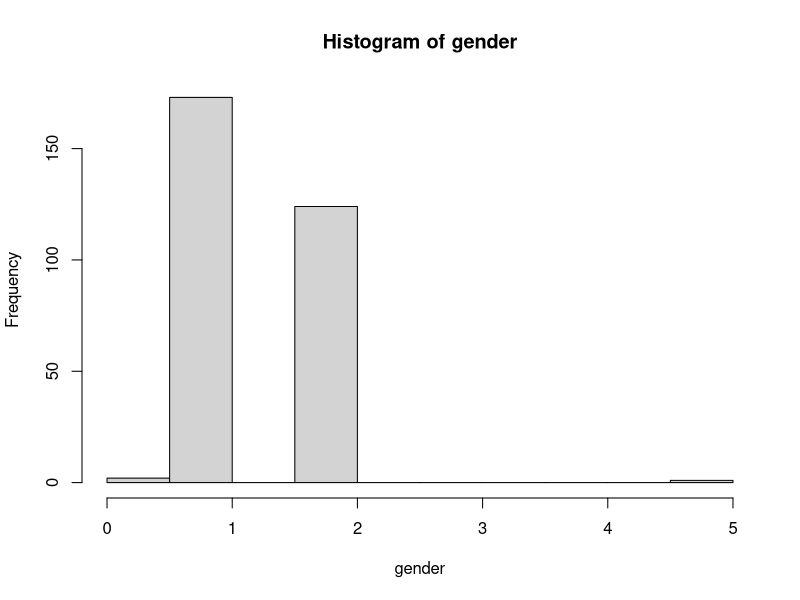
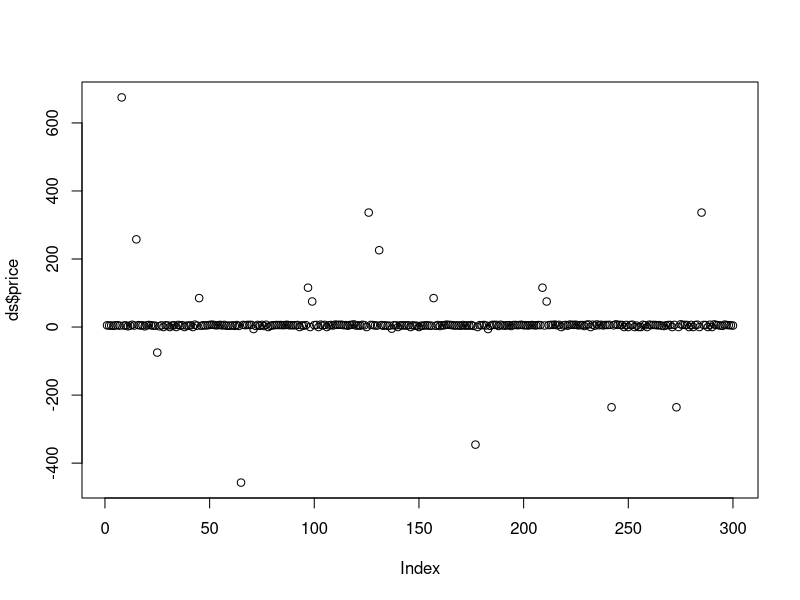
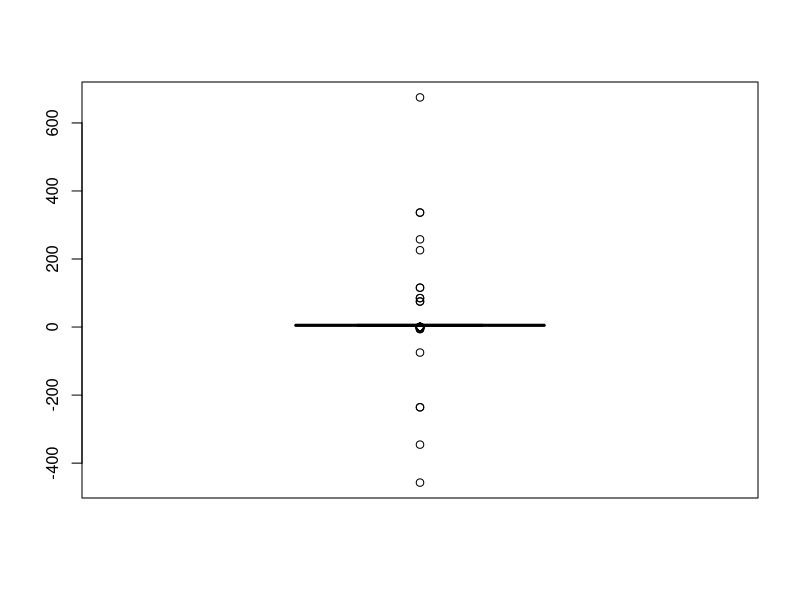
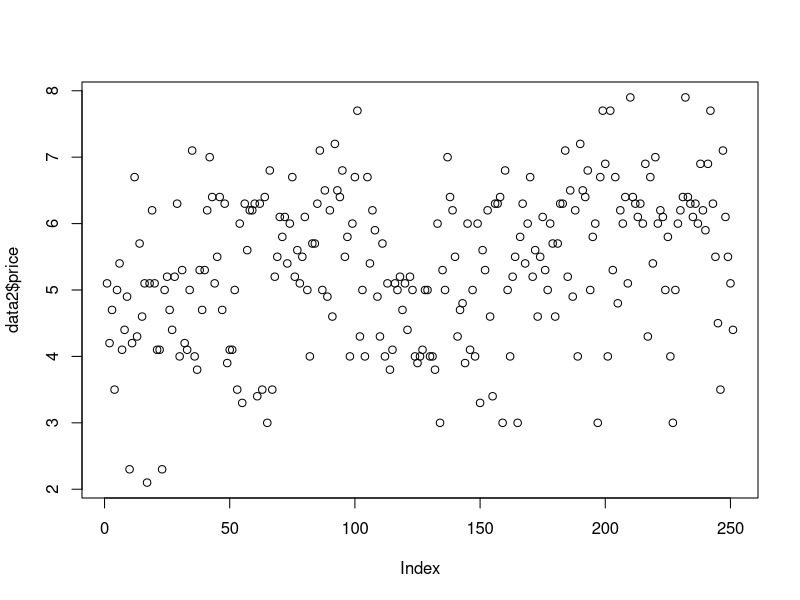
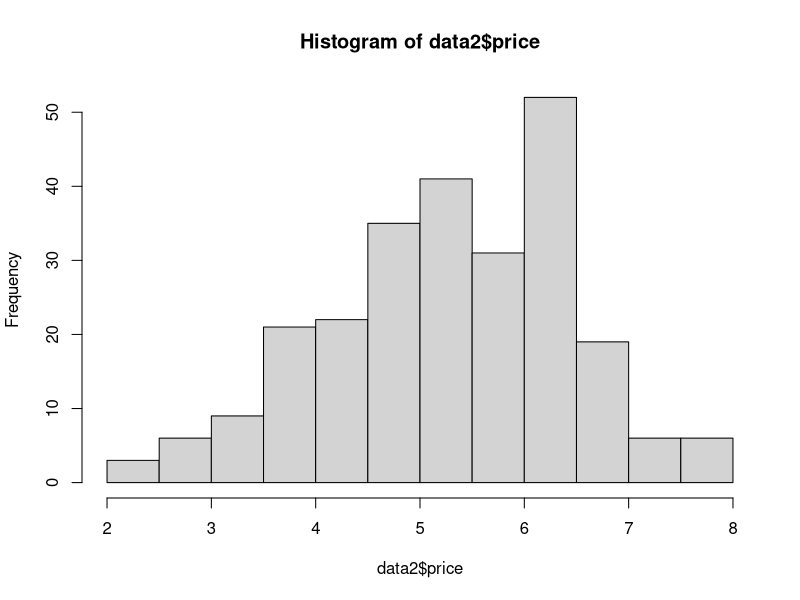

Write R code to recreate these figures, in order.
# 데이터 전처리(data preprocessing)가 필요한 이유는 무엇일까.
# 우수한 예측 분석 결과는 잘 정돈된 데이터에서 출발한다. 
# 즉, 정교한 예측 분석 모델을 얻기 위해서는 수집된 데이터에 누락된 부분이나, 오차,
# 또는 데이터 처리에 있어서 가공할 부분은 없는지를 살펴보아야 한다.

# 데이터 전처리 종류?
# 데이터 전처리의 종류에는 데이터 클리닝(cleaning),  데이터 통합(integration) ,
# 데이터 변환(transformation), 데이터 축소(reduction), 데이터 이산화(discretization)등이 존재한다. 
# 데이터의 결측치 및 이상치를 확인하거나 제거하고 불일치되는 부분을 일관성 있는 데이터의 형태로 
# 전환 하기도 하는 이 전 과정을 데이터의 전처리라고 일컫는다.

ds <- read.csv("testdata/dataset.csv", header = T)
dim(ds)  # 300  7
head(ds, 2)
View(ds)
table(ds$gender)
attributes(ds) # 속성
str(ds) # 구조
ds$gender
ds['gender']
ds[c('gender', 'job')]
ds[c(2, 3, 5)]

# 결측치(NA, Missing value, Not Available)
summary(ds$price)
sum(ds$price)
sum(ds$price, na.rm = T)

price2 <- na.omit(ds$price)
sum(price2)
length(price2)

# ds$price[is.na(ds$price)] <- mean(ds$price)  # NA를 평균으로 대체
ds$price[is.na(ds$price)] <- 0  # NA를 0으로 대체
summary(ds$price)

# 극단치(outlier) : 비정상으로 분포를 벗어난 값
gender <- ds$gender
gender
table(gender)
hist(gender)

# gender 변수(열, 칼럼, 차원) 정제
data <- subset(ds, ds$gender == 1 | ds$gender == 2)  # 성별이 1, 2인 경우만 반환
length(data$gender)
dim(data)
table(data$gender)

str(data)

# price 변수
ds$price
length(ds$price)
plot(ds$price)
boxplot(ds$price)
summary(ds$price)  # -457 ~ 675   극단치를 얼마로 할까에 대한 판단 필요

data2 <- subset(ds, ds$price >= 2 & ds$price <= 8)
length(data2$price)
plot(data2$price)
hist(data2$price)

# 데이터 가공은 많은 작업이 있다....
